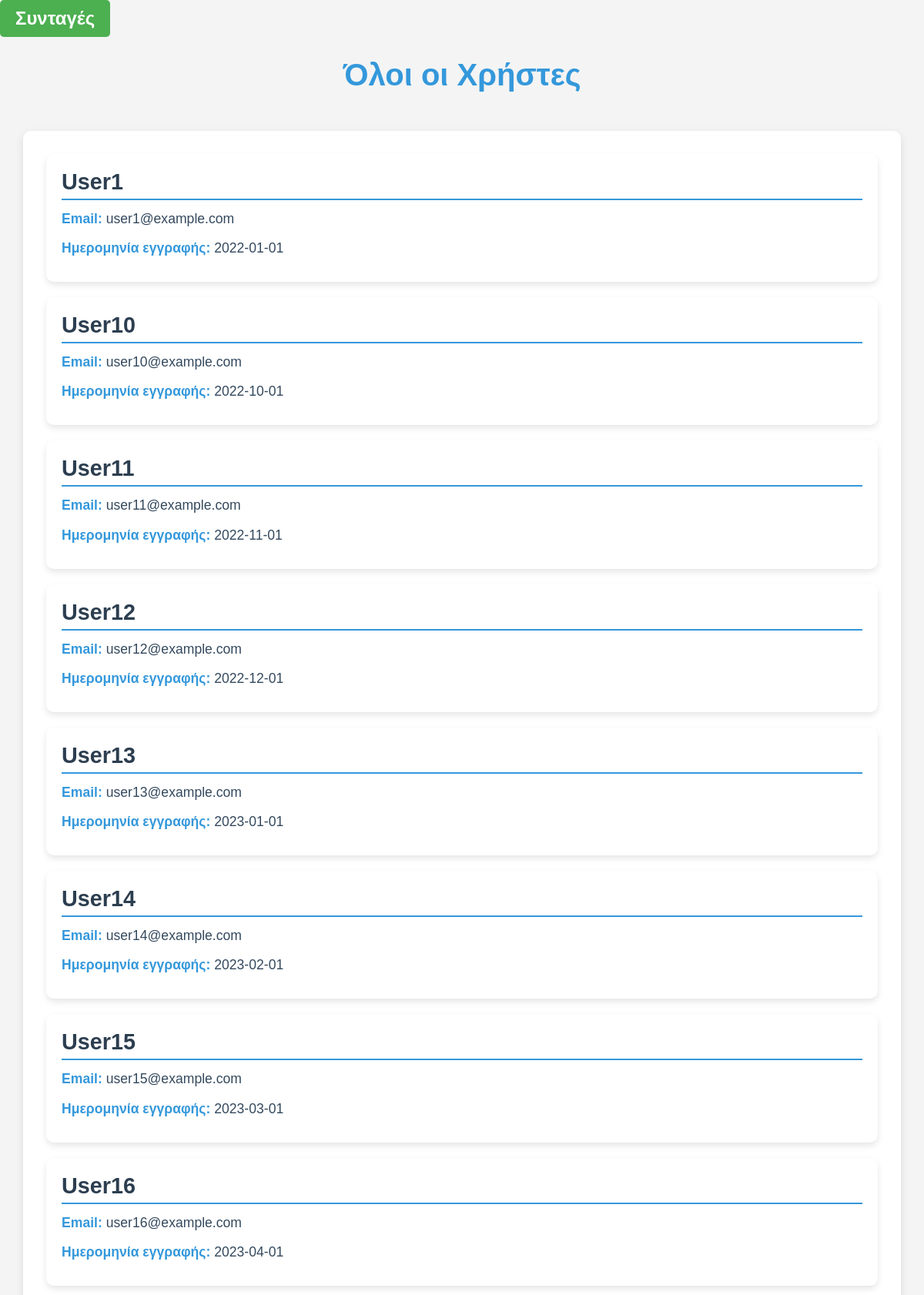
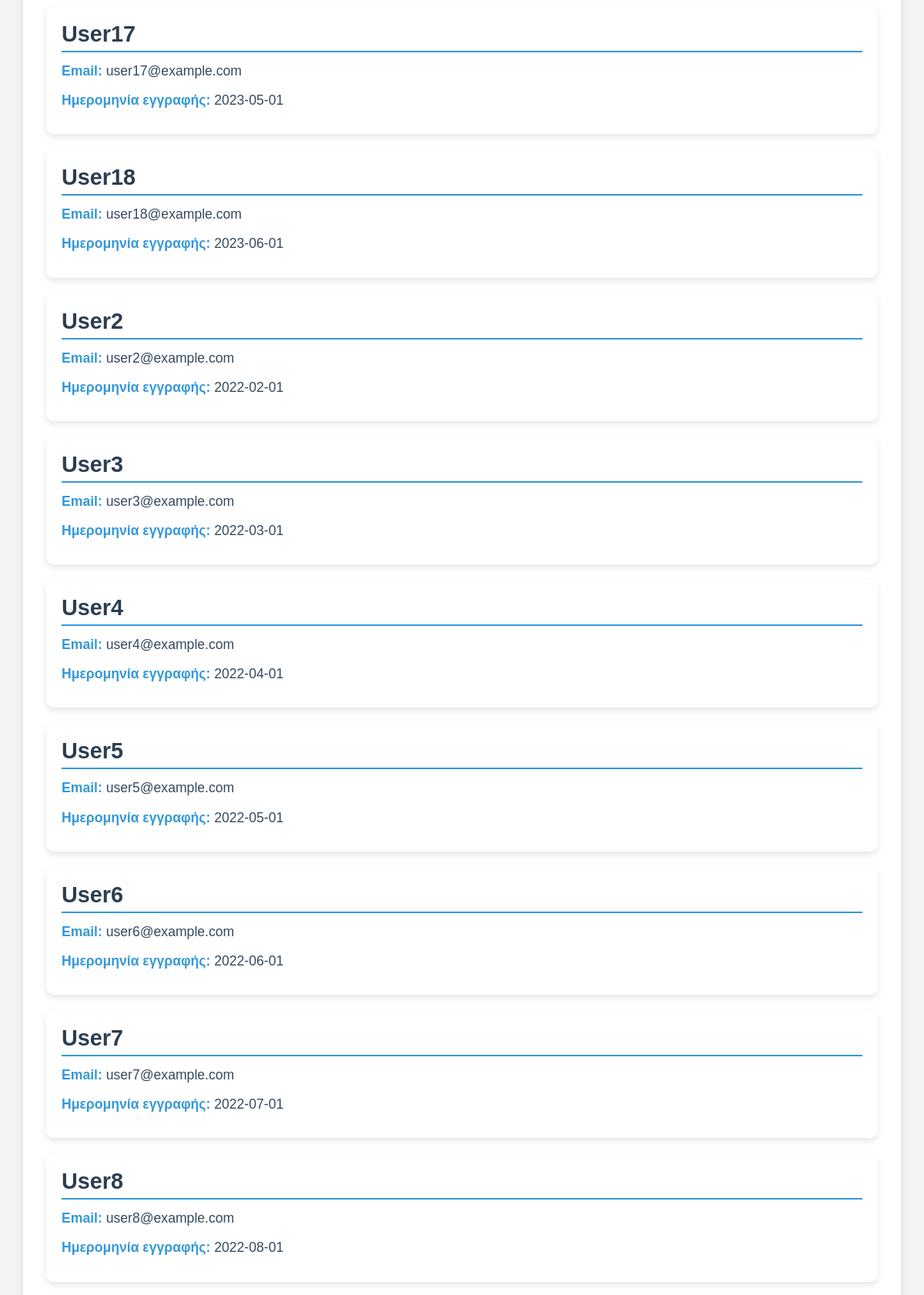
The app's page /Site/users.php (upper part) with its own data (2 pictures, top to bottom).
### tables this page shows
CREATE TABLE XRHSTHS (
    Onoma_Xrhsth VARCHAR(30) PRIMARY KEY,
    Email VARCHAR(40) NOT NULL,
    Kwdikou_Prosbashs VARCHAR(20) NOT NULL,
    Hmeromhnia_Eggrafhs DATE
);

### Site/users.php (the view, shortened to what this page needs)
<?php
include 'config.php';
$query = "SELECT * FROM XRHSTHS";
$show_filter_results = false;
$result = $conn->query($query);
?>
<!DOCTYPE html>
<html lang="el">
<head>
</head>
<body>
    <a href="recipes.php" class="title-button">Συνταγές</a>
    <h1>Όλοι οι Χρήστες</h1>
    <div class="users-container <?php echo $show_filter_results ? 'hidden' : ''; ?>">
        <?php
        if ($result->num_rows > 0) {
            while ($row = $result->fetch_assoc()) {
                echo "<div class='XRHSTHS'>";
                echo "<h3>" . $row['Onoma_Xrhsth'] . "</h3>";
                echo "<p><strong>Email:</strong> " . $row['Email'] . "</p>";
                echo "<p><strong>Ημερομηνία εγγραφής:</strong> " . $row['Hmeromhnia_Eggrafhs'] . "</p>";
                echo "</div>";
            }
        } else {
            echo "<p class='no-comments'>Δεν υπάρχουν διαθέσιμα σχόλια.</p>";
        }
        ?>
    </div>
</body>
</html>

### Site/users.php (style rules this page uses)
body { font-family: 'Arial', sans-serif; background-color: #f4f4f4; margin: 0; padding: 0; }
.users-container, .filter-container { width: 90%; margin: 50px auto; padding: 30px; background-color: #fff; border-radius: 10px; box-shadow: 0 4px 12px rgba(0, 0, 0, 0.1); max-width: 1200px; }
h1 { text-align: center; color: #3498db; font-size: 2.5rem; margin-bottom: 30px; }
.XRHSTHS { padding: 20px; background-color: #ffffff; border-radius: 10px; margin-bottom: 20px; box-shadow: 0 4px 8px rgba(0, 0, 0, 0.1); transition: transform 0.3s ease, box-shadow 0.3s ease; }
.XRHSTHS h3 { font-size: 1.8rem; color: #2c3e50; margin: 0 0 10px; font-weight: 600; border-bottom: 2px solid #3498db; padding-bottom: 5px; }
.XRHSTHS p { font-size: 1.1rem; color: #34495e; line-height: 1.6; margin: 10px 0; }
.XRHSTHS p strong { color: #3498db; font-weight: 600; }
.title-button { display: inline-block; text-decoration: none; padding: 10px 20px; background-color: #4CAF50; color: white; font-size: 1.5em; font-weight: bold; border-radius: 5px; border: none; cursor: pointer; text-align: center; }

### records on screen
xrhsths: Onoma_Xrhsth "User1", Email "user1@example.com", Hmeromhnia_Eggrafhs "2022-01-01"
xrhsths: Onoma_Xrhsth "User10", Email "user10@example.com", Hmeromhnia_Eggrafhs "2022-10-01"
xrhsths: Onoma_Xrhsth "User11", Email "user11@example.com", Hmeromhnia_Eggrafhs "2022-11-01"
xrhsths: Onoma_Xrhsth "User12", Email "user12@example.com", Hmeromhnia_Eggrafhs "2022-12-01"
xrhsths: Onoma_Xrhsth "User13", Email "user13@example.com", Hmeromhnia_Eggrafhs "2023-01-01"
xrhsths: Onoma_Xrhsth "User14", Email "user14@example.com", Hmeromhnia_Eggrafhs "2023-02-01"
xrhsths: Onoma_Xrhsth "User15", Email "user15@example.com", Hmeromhnia_Eggrafhs "2023-03-01"
xrhsths: Onoma_Xrhsth "User16", Email "user16@example.com", Hmeromhnia_Eggrafhs "2023-04-01"
xrhsths: Onoma_Xrhsth "User17", Email "user17@example.com", Hmeromhnia_Eggrafhs "2023-05-01"
xrhsths: Onoma_Xrhsth "User18", Email "user18@example.com", Hmeromhnia_Eggrafhs "2023-06-01"
xrhsths: Onoma_Xrhsth "User2", Email "user2@example.com", Hmeromhnia_Eggrafhs "2022-02-01"
xrhsths: Onoma_Xrhsth "User3", Email "user3@example.com", Hmeromhnia_Eggrafhs "2022-03-01"
xrhsths: Onoma_Xrhsth "User4", Email "user4@example.com", Hmeromhnia_Eggrafhs "2022-04-01"
xrhsths: Onoma_Xrhsth "User5", Email "user5@example.com", Hmeromhnia_Eggrafhs "2022-05-01"
xrhsths: Onoma_Xrhsth "User6", Email "user6@example.com", Hmeromhnia_Eggrafhs "2022-06-01"
xrhsths: Onoma_Xrhsth "User7", Email "user7@example.com", Hmeromhnia_Eggrafhs "2022-07-01"
xrhsths: Onoma_Xrhsth "User8", Email "user8@example.com", Hmeromhnia_Eggrafhs "2022-08-01"
